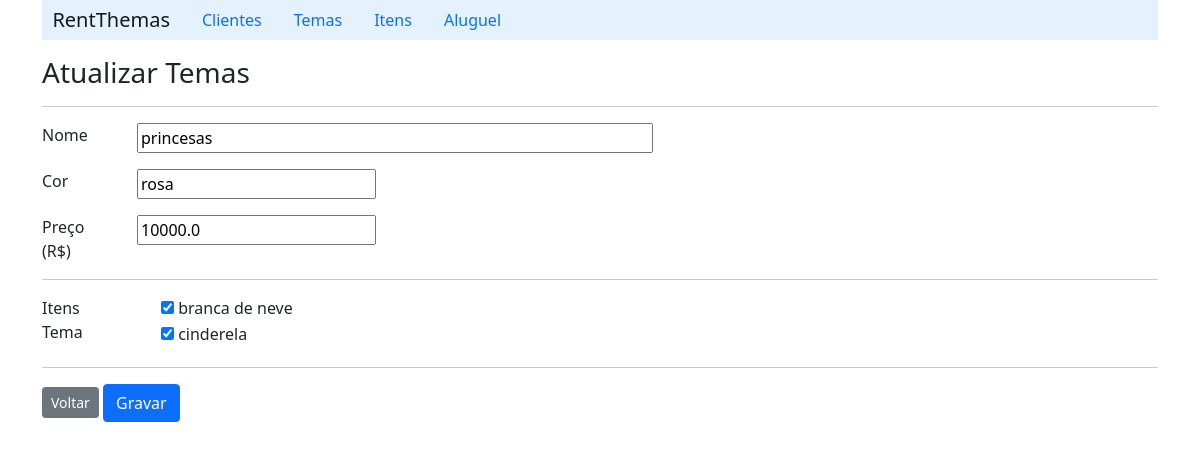
The app's page /detailTheme/3, older data.
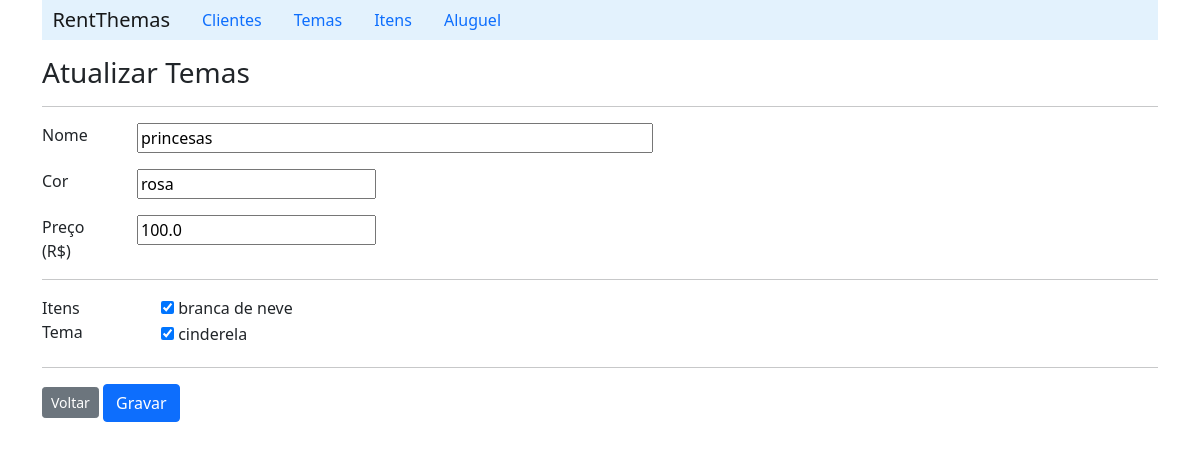
The same page, newer data.
### aluguel_de_temas/models.py (models this page shows, shortened)
class Theme(models.Model):
    name = models.CharField(max_length=20, blank=False)
    color = models.CharField(max_length=10)
    price = models.FloatField()
    itens =  models.ManyToManyField('Item', related_name='themes')

### aluguel_de_temas/views.py (the view)
# urls.py: path('detailTheme/<int:id>', ThemeViews.detailTheme),
    def detailTheme(request, id):
        theme = TemaDAO.detalheTema(id)
        return render(request, 'theme/formEditTheme.html', {'theme': theme})

### aluguel_de_temas/DAOs.py (called while the page is built)
    def detalheTema(id):
        return Theme.objects.get(pk=id)

### aluguel_de_temas/templates/theme/formEditTheme.html (shortened to what this page needs)
{% extends "index.html" %}
{% block content %}
    <h3>Atualizar Temas</h3>
    <hr>
        <form action="/updateTheme/{{theme.id}}" method="post">
            <div class="row mb-3">
                <label class="col-sm-1" for="">Nome</label>
                <div class="col-sm-11">
                    <input type="text" size="50" name="name" value="{{theme.name}}">
                </div>
            </div>
           <div class="row mb-3">
                    <label class="col-sm-1" for="">Cor</label>
                    <div class="col-sm-11">
                        <input type="text" size="20" name="color" value="{{theme.color}}">
                    </div>
           </div>
            <div class="row mb-3">
                <label class="col-sm-1" for="">Preço (R$)</label>
                <div class="col-sm-11">
                    <input type="text" size="20" name="price" value="{{theme.price}}">
                </div>
            </div>
            <hr>
            <fieldset class="row mb-3">
                <legend class="col-form-label col-sm-1 pt-0">Itens Tema</legend>
                <div class="col-sm-11">
                    {% for item in theme.itens.all %}
                        {% if item%}
                            <div class="form-check">
                                <input type="checkbox" name="item" value="{{item.id}}" id="" checked>
                                <label for="item_name">{{item.name}}</label>
                            </div>
                        {% endif%}
                    {% endfor %}
                </div>
            </fieldset>
            <hr>
        <a class="btn btn-secondary btn-sm" href="/listTheme">Voltar</a>
        <input class="btn btn-primary" type="submit" value="Gravar">
        </form>
{% endblock %}

Row changes from the older to the newer data that the page shows:
changed Theme "princesas": price "10000.0" → "100.0"
